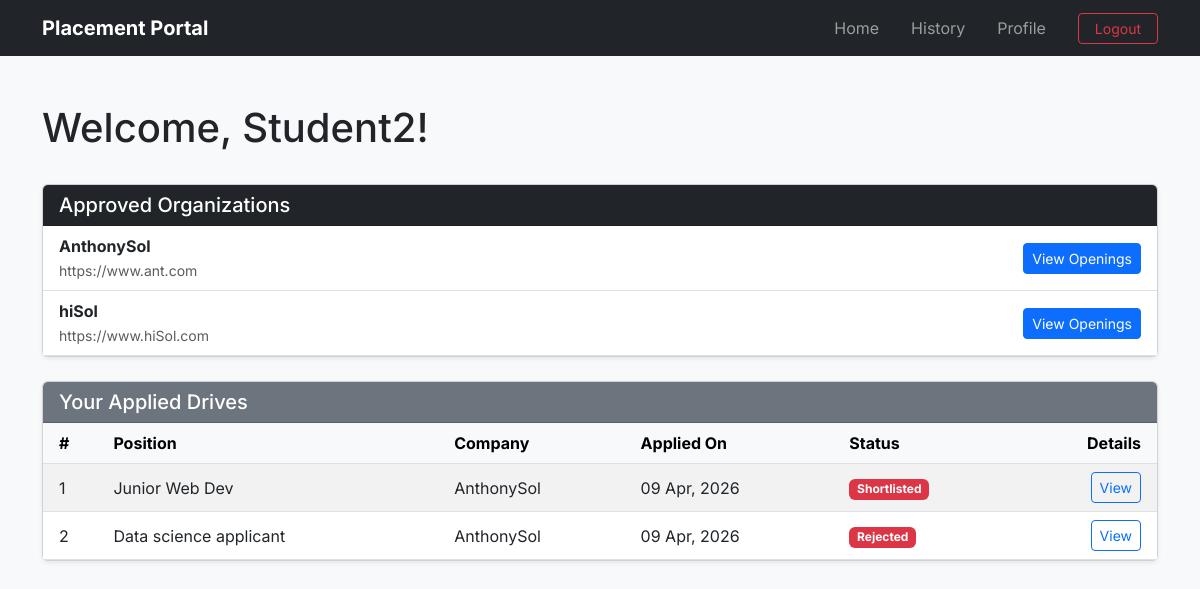
Page /student/dashboard (signed in) on the earlier database version.
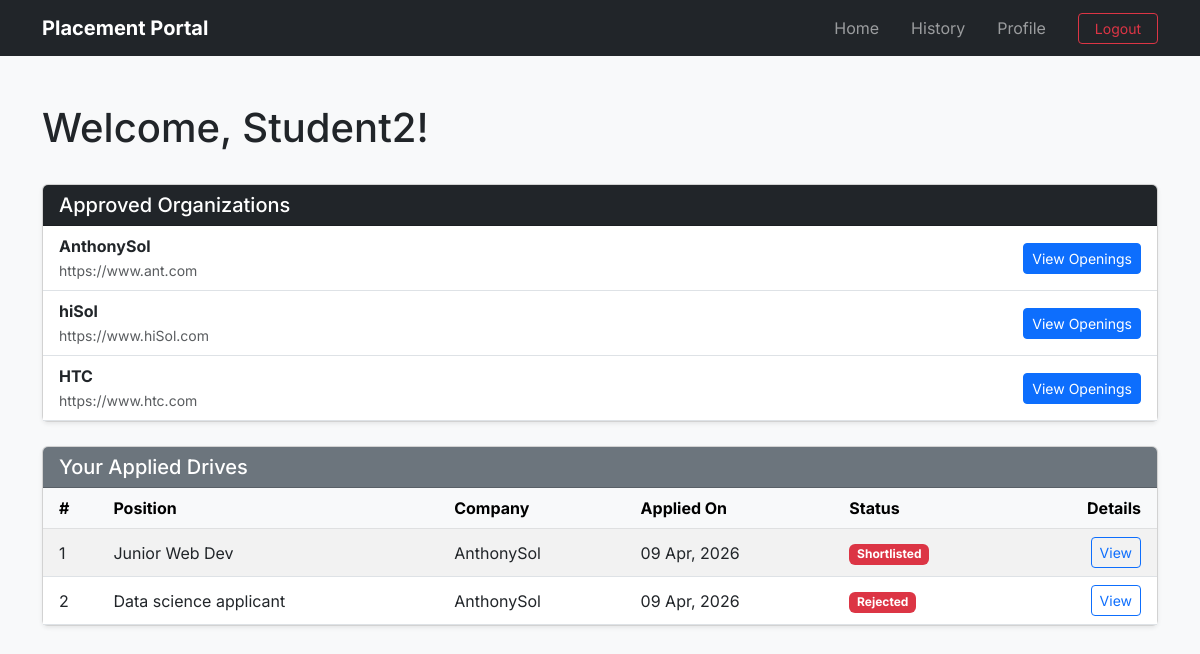
Same page on the later database version.
### application/models.py (models this page shows)
class Company(db.Model):
    __tablename__="companies"
    id=db.Column(db.Integer(),primary_key=True)
    user_id=db.Column(db.Integer(),db.ForeignKey("users.id"),nullable=False)
    company_name=db.Column(db.String(200),nullable=False)
    hr_name=db.Column(db.String(100),nullable=True)
    hr_contact=db.Column(db.String(100),nullable=True)
    website=db.Column(db.String(200),nullable=True)
    is_approved=db.Column(db.Boolean(),default=False) # Until Admin toggles this on the company wont be approved and wont be shown in dashboard
    user=db.relationship("User",back_populates="company") #Child side
    drives=db.relationship("PlacementDrive",back_populates="company",cascade="all,delete-orphan") #Parent side

class Application(db.Model):
    __tablename__ = "applications"
    id = db.Column(db.Integer(), primary_key=True)
    student_id = db.Column(db.Integer(), db.ForeignKey("students.id"), nullable=False)
    drive_id = db.Column(db.Integer(), db.ForeignKey("placement_drives.id"), nullable=False)
    application_date = db.Column(db.DateTime(), default=datetime.now)
    status=db.Column(db.String(30),default='Applied') #Applied, Shortlisted, Selected, rejected
    student=db.relationship("Student",back_populates="applications")
    drive=db.relationship("PlacementDrive",back_populates="applications")
    __table_args__=(db.UniqueConstraint('student_id','drive_id',name='unique_application'),)

class PlacementDrive(db.Model):
    __tablename__="placement_drives"
    id=db.Column(db.Integer(),primary_key=True)
    company_id=db.Column(db.Integer(),db.ForeignKey("companies.id"),nullable=False)
    job_title=db.Column(db.String(200),nullable=False)
    job_description=db.Column(db.Text(),nullable=False)
    job_location=db.Column(db.String(200),nullable=False)
    eligibility_CGPA=db.Column(db.Float(),nullable=False)
    eligibility_criteria_others=db.Column(db.Text(),nullable=True)
    deadline=db.Column(db.DateTime(),nullable=False)
    status=db.Column(db.String(30),default='Pending') #Pending, Approved, Denied or Closed. Will be done by Admin
    allowed_branches=db.Column(db.Text(),nullable=False)
    allowed_years=db.Column(db.Text(),nullable=False)
    created_at=db.Column(db.DateTime(),default=datetime.now)
    company=db.relationship("Company",back_populates="drives") #Child side
    applications=db.relationship("Application",back_populates="drive",cascade="all,delete-orphan") #Parent side

### application/controllers.py (the view)
@app.route('/student/dashboard')
def student_dashboard():
    if session.get('role')!='student':
        flash("Please login as a student","danger")
        return redirect(url_for('login'))
    student=Student.query.filter_by(user_id=session['user_id']).first()
    if not student:
        flash("Student profile not found. Please contact admin.","warning")
        return redirect(url_for('login'))
    approved_companies=Company.query.filter_by(is_approved=True).all()
    applications= student.applications
    return render_template('student_dashboard.html',student=student,approved_companies=approved_companies,applications=applications)

### templates/student_dashboard.html
{% extends 'base.html' %}
{% block content %}
<div class="container mt-4">
    <div class="d-flex justify-content-between align-items-center mb-4">
        <h1>Welcome, {{ student.name }}!</h1>
    </div>
    <div class="card mb-4 shadow-sm">
        <div class="card-header bg-dark text-white">
            <h5 class="mb-0">Approved Organizations</h5>
        </div>
        <div class="card-body p-0">
            <table class="table table-hover align-middle mb-0">
                <tbody>
                    {% for company in approved_companies %}
                    <tr>
                        <td class="ps-3">
                            <strong>{{ company.company_name }}</strong><br>
                            <small class="text-muted">{{ company.website }}</small>
                        </td>
                        <td class="text-end pe-3">
                            <a href="{{ url_for('view_company', company_id=company.id) }}" class="btn btn-primary btn-sm">View Openings</a>
                        </td>
                    </tr>
                    {% else %}
                    <tr>
                        <td class="text-center py-4 text-muted">No organizations are currently approved for recruitment.</td>
                    </tr>
                    {% endfor %}
                </tbody>
            </table>
        </div>
    </div>
    <div class="card shadow-sm">
        <div class="card-header bg-secondary text-white">
            <h5 class="mb-0">Your Applied Drives</h5>
        </div>
        <div class="card-body p-0">
            <table class="table table-striped align-middle mb-0">
                <thead class="table-light">
                    <tr>
                        <th class="ps-3">#</th>
                        <th>Position</th>
                        <th>Company</th>
                        <th>Applied On</th>
                        <th>Status</th>
                        <th class="text-end pe-3">Details</th>
                    </tr>
                </thead>
                <tbody>
                    {% for app in applications %}
                    <tr>
                        <td class="ps-3">{{ loop.index }}</td>
                        <td>{{ app.drive.job_title }}</td>
                        <td>{{ app.drive.company.company_name }}</td>
                        <td>{{ app.application_date.strftime('%d %b, %Y') }}</td>
                        <td>
                            <span class="badge {{ 'bg-success' if app.status == 'Accepted' else 'bg-info' if app.status == 'Applied' else 'bg-danger' }}">
                                {{ app.status }}
                            </span>
                        </td>
                        <td class="text-end pe-3">
                            <a href="{{ url_for('view_drive', drive_id=app.drive_id) }}" class="btn btn-outline-primary btn-sm">View</a>
                        </td>
                    </tr>
                    {% else %}
                    <tr>
                        <td colspan="6" class="text-center py-4 text-muted">You haven't applied to any drives yet.</td>
                    </tr>
                    {% endfor %}
                </tbody>
            </table>
        </div>
    </div>
</div>
{% endblock %}

Differences in the rows shown:
added Company: company_name "HTC", website "https://www.htc.com"
